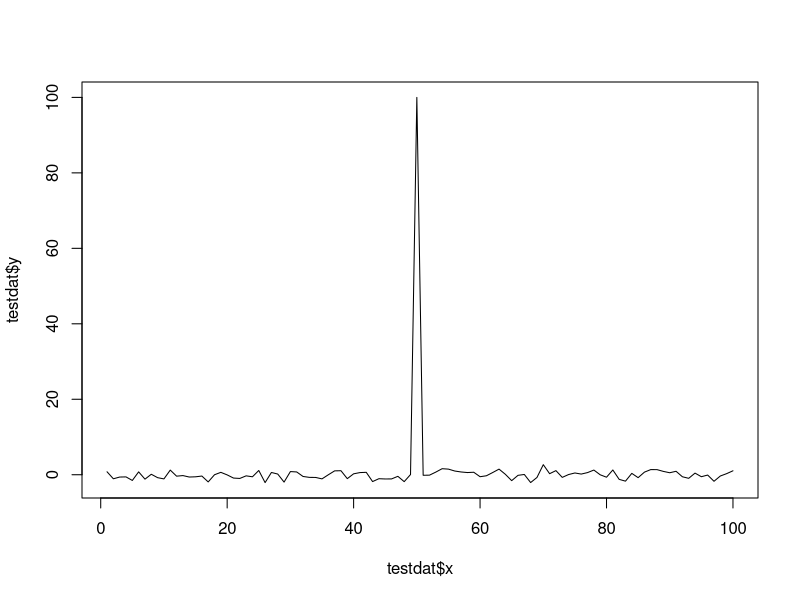
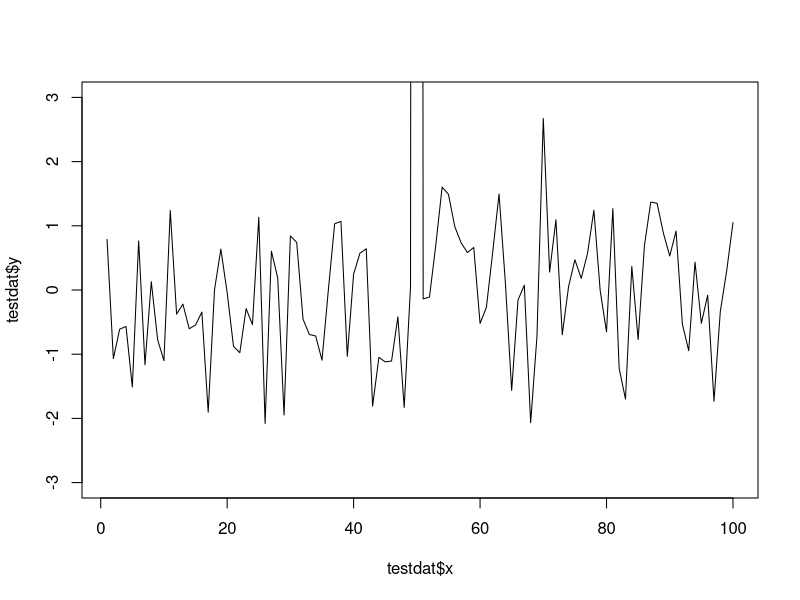

Source code (R) for these figures, in order: (Note: this script raises an error after producing the figures.)
## GGPLOT2 - Part 5

## Axis Limits -- this plot shows an outlier:
testdat <- data.frame(x = 1:100, y = rnorm(100))
testdat[50, 2] <- 100 ## Outlier!
plot(testdat$x, testdat$y, type = 'l') ## the bulk of the data becomes hard to read properly

## Axis Limits -- this plot does not show the outlier:
plot(testdat$x, testdat$y, type = 'l', ylim = c(-3, 3)) ## the outlier is excluded. The rest of the graph becomes easier to read

## Stores data in plot object 'g'
g <- ggplot(testdat, aes(x = x, y = y))

## Adds geom modifier to g, to plot the graph
g + geom_line() ## outlier is included. Graph is hard to read properly

## sets ylim in similar fashion to base system
g + geom_line() + ylim(-3, 3) ## the outlier is EXCLUDED from the data completely

## sets ylim properly using coord_cartesian()
g + geom_line() + coord_cartesian(ylim = c(-3, 3)) ## outlier runs off graph but data becomes more readable